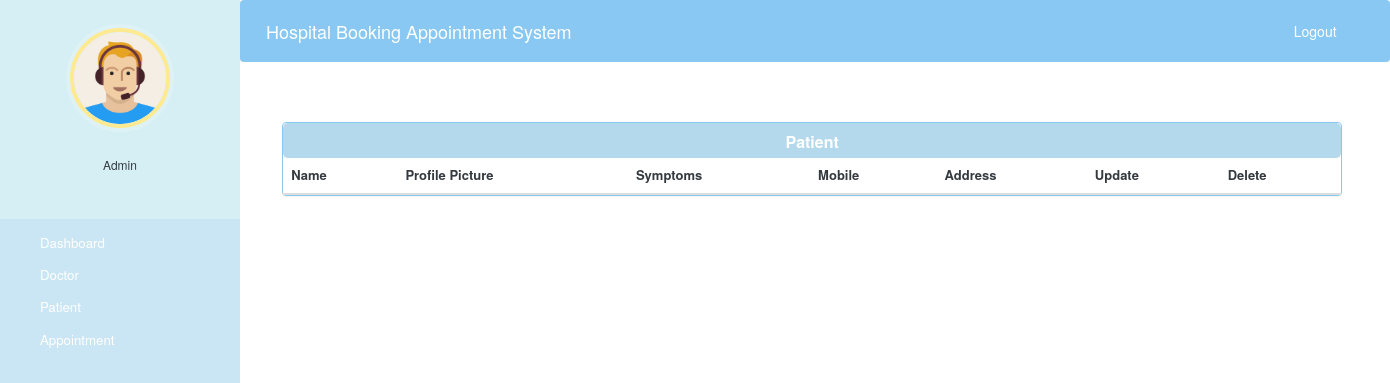
Page /admin-view-patient (signed in) on the earlier database version.
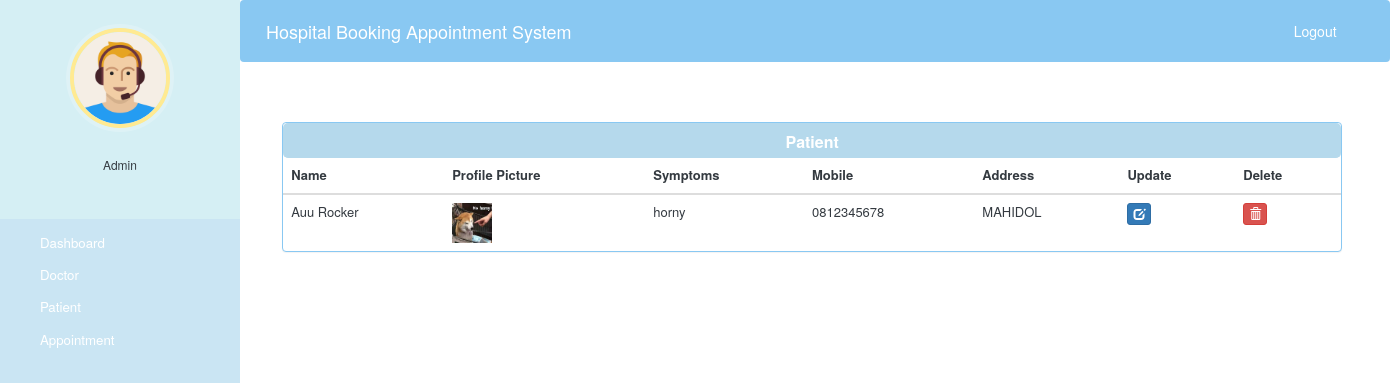
Same page on the later database version.
### hospital/models.py (models this page shows, shortened)
class Patient(models.Model):
    user = models.OneToOneField(User, on_delete=models.CASCADE)
    profile_pic = models.ImageField(upload_to='hospital/static/profile_pic/PatientProfilePic/', null=True, blank=True)
    address = models.CharField(max_length=40)
    mobile = models.CharField(max_length=20, null=False)
    symptoms = models.CharField(max_length=100, null=False)
    assignedDoctorId = models.PositiveIntegerField(null=True)
    admitDate = models.DateField(auto_now=True)
    status = models.BooleanField(default=False)
    @property
    def get_name(self):
        return self.user.first_name+" "+self.user.last_name

### hospital/views.py (the view)
# urls.py: path('admin-view-patient', views.admin_view_patient_view,name='admin-view-patient'),
@login_required(login_url='adminlogin')
@user_passes_test(is_admin)
def admin_view_patient_view(request):
    patients=models.Patient.objects.all().filter(status=True)
    return render(request,'hospital/admin_view_patient.html',{'patients':patients})

### hospital/views.py (called while the page is built)
def is_admin(user):
    return user.groups.filter(name='ADMIN').exists()

### hospital/templates/hospital/admin_view_patient.html (shortened to what this page needs)
{% extends 'hospital/admin_base.html' %} {% block content %} {%load static%}
<head>
    <link href="//netdna.bootstrapcdn.com/bootstrap/3.0.0/css/bootstrap.min.css" rel="stylesheet" id="bootstrap-css">
</head>
<div class="container">
    <div class="panel panel-primary" style="margin-left:2%;  border-color: rgba(137, 200, 242, 1);width: 106rem;">
        <div class="panel-heading" style="text-align:center; background:rgba(181, 217, 236, 1);
    border-color:rgba(181, 217, 236, 1) ;  height: 3.5rem;  border-radius: 5px;">
            <h6 class="panel-title" style="font-weight: bold;">Patient</h6>
        </div>
        <table class="table table-hover" id="dev-table" style="font-size: small;color: #343A40;">
            <thead>
                <tr>
                    <th>Name</th>
                    <th>Profile Picture</th>
                    <th>Symptoms</th>
                    <th>Mobile</th>
                    <th>Address</th>
                    <th>Update</th>
                    <th>Delete</th>
                </tr>
            </thead>
            {% for p in patients %}
            <tr>
                <td style="color: #343A40;"> {{p.get_name}}</td>
                <td> <img src="{{ p.profile_pic.url }}" alt="Profile Pic" height="40px" width="40px" /></td>
                <td style="color: #343A40;">{{p.symptoms}}</td>
                <td style="color: #343A40;">{{p.mobile}}</td>
                <td style="color: #343A40;">{{p.address}}</td>
                <td><a class="btn btn-primary btn-xs" href="{% url 'update-patient' p.id  %}"><span class="glyphicon glyphicon-edit"></span></a></td>
                <td><a class="btn btn-danger btn-xs" href="{% url 'delete-patient-from-hospital' p.id  %}"><span class="glyphicon glyphicon-trash"></span></a></td>
            </tr>
            {% endfor %}
        </table>
    </div>
</div>
{% endblock content %}

Differences in the rows shown:
added Patient: get_name "Auu Rocker", profile_pic (picture), symptoms "horny", mobile "0812345678", address "MAHIDOL"
